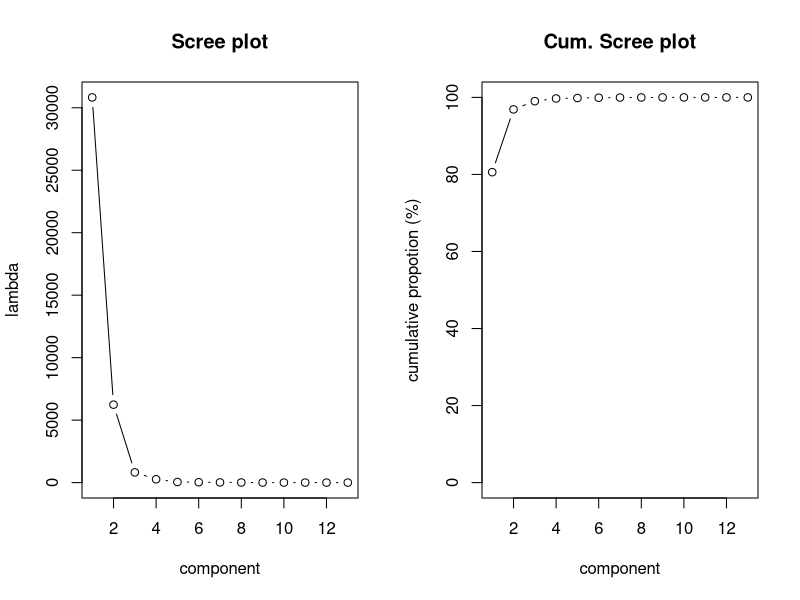
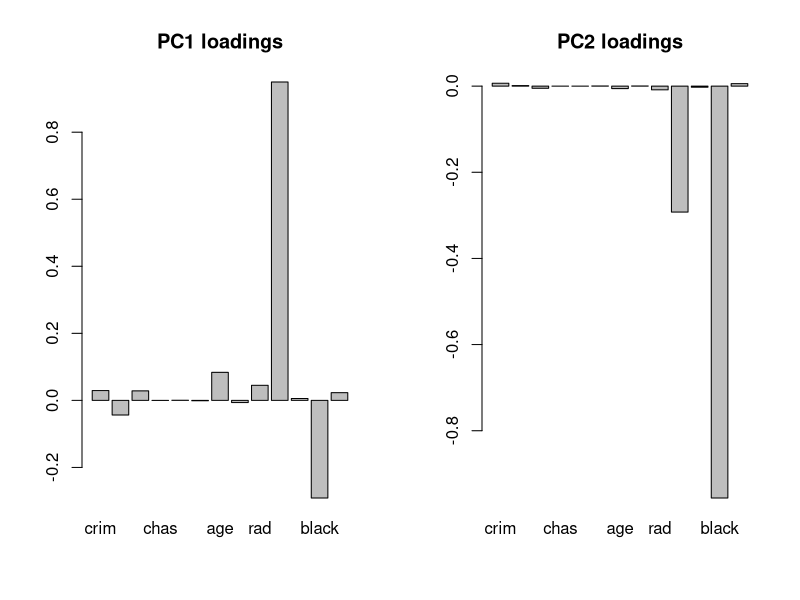

Write R code to recreate these figures, in order.
install.packages("pls")
library("pls")

require(MASS)
data(Boston) 


X <- Boston[c(-14)]

# PCA based on covariance matrix

spr <-princomp(X)
V<-spr$loadings
L<-(spr$sdev)^2
Z <-spr$scores

# variances of each principal component
pdf("BH_screeplot.pdf")
par(mfrow=c(1,2))
plot(L,type="b",xlab="component",ylab="lambda",main="Scree plot")
plot(cumsum(L)/sum(L)*100,ylim=c(0,100),type="b",xlab="component",ylab="cumulative propotion (%)",main="Cum. Scree plot")
dev.off()

pdf("BH_loadings.pdf")
par(mfrow=c(1,2))
barplot(V[,1],main="PC1 loadings")
barplot(V[,2],main="PC2 loadings")
dev.off()

# PCR using "PCR" function 
BHpcr <- pcr(medv ~ ., ncomp = 10, data =Boston)
summary(BHpcr)

# PCR using "lm" function. Use the first PCs as the covarites in the regression analysis. 
BHpcr2 <- lm(Boston$medv ~ Z[,1:3])
summary(BHpcr2)


# PCR based on correlation matrix
spr <-princomp(X,cor = TRUE)
V<-spr$loadings
L<-(spr$sdev)^2
Z <-spr$scores

BHpcr3 <- lm(Boston$medv ~ Z[,1:3])
summary(BHpcr3)
